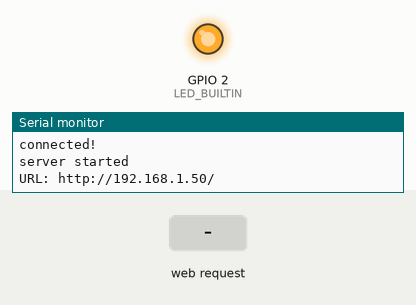
Bench run of a program on a simulated ESP8266 (Wemos D1 mini). Parts: output pins drawn as LEDs (lit = HIGH, except the on-board LED, lit = LOW), the last lines printed to the serial monitor. The test bench sets the inputs (shaded band). WiFi joins after 1.5 s; servers stay silent unless stated.

Above: at 2.7 s.
2.8 s: HTTP request GET /LED=OFF received
At 3.3 s:
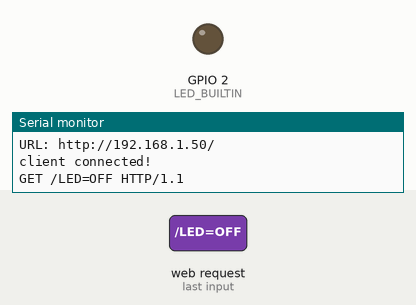
4.3 s: HTTP request GET /LED=ON received
At 5.4 s:
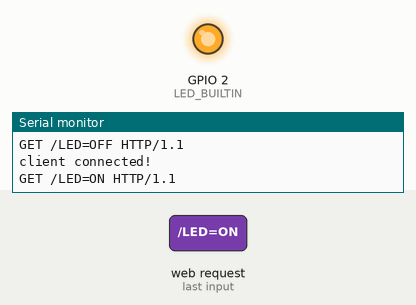
Timing chart, 0 to 7.3 s (numbered marks = the images above; inputs shaded):
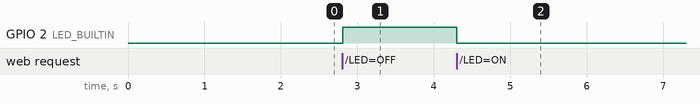

Measured:
- after the input at 2.8 s, GPIO 2 (LED_BUILTIN): LOW → HIGH at once
- after the input at 4.3 s, GPIO 2 (LED_BUILTIN): HIGH → LOW at once

The program:

main.cpp
```cpp
// inspired by http://www.esp8266learning.com/wemos-webserver-example.php
#include <Arduino.h>
#include <ESP8266WiFi.h>
#include <ESP8266HTTPClient.h>

// enter wifi credentials here
#define SSID "SSID"
#define PW "PW"

WiFiServer server(80); // object for the WiFi server (parameter is the port)

void setup()
{
    Serial.begin(9600);
    delay(10);

    pinMode(LED_BUILTIN, OUTPUT);
    digitalWrite(LED_BUILTIN, LOW);

    // connect to WiFi network
    Serial.print("connecting to ");
    Serial.println(SSID);

    WiFi.begin(SSID, PW);

    while (WiFi.status() != WL_CONNECTED)
    {
        delay(100);
        Serial.println("connecting...");
    }
    Serial.println("connected!");

    server.begin();
    Serial.println("server started");

    // print the IP address
    // you can connect with any web browser!
    Serial.print("URL: ");
    Serial.print("http://");
    Serial.print(WiFi.localIP());
    Serial.println("/");
}

void loop()
{
    // has a client connected?
    WiFiClient client = server.available();
    if (!client)
    {
        delay(10);
        return;
    }

    // wait until client sends data
    Serial.println("client connected!");
    while(!client.available())
    {
        delay(1);
    }

    // read first line of request
    String request = client.readStringUntil('\r');
    Serial.println(request);
    client.flush();

    // process the request
    // LED_BUILTIN is inverted, so LOW means on and HIGH means off
    int ledState = LOW;
    if(request.indexOf("/LED=ON") != -1) ledState = LOW;
    if(request.indexOf("/LED=OFF") != -1) ledState = HIGH;
    digitalWrite(LED_BUILTIN, ledState);

    // return HTML of the resulting website
    client.println("HTTP/1.1 200 OK");
    client.println("Content-Type: text/html");
    client.println("");
    client.println("<!DOCTYPE HTML>");
    client.println("<html>");

    client.print("Led is now: ");

    if(ledState == HIGH) client.print("On");
    else client.print("Off");

    client.println("<br><br>");
    client.println("Click <a href=\"/LED=ON\">here</a> to turn the LED on<br>");
    client.println("Click <a href=\"/LED=OFF\">here</a> to turn the LED off<br>");
    client.println("</html>");

    delay(10);
}
```
